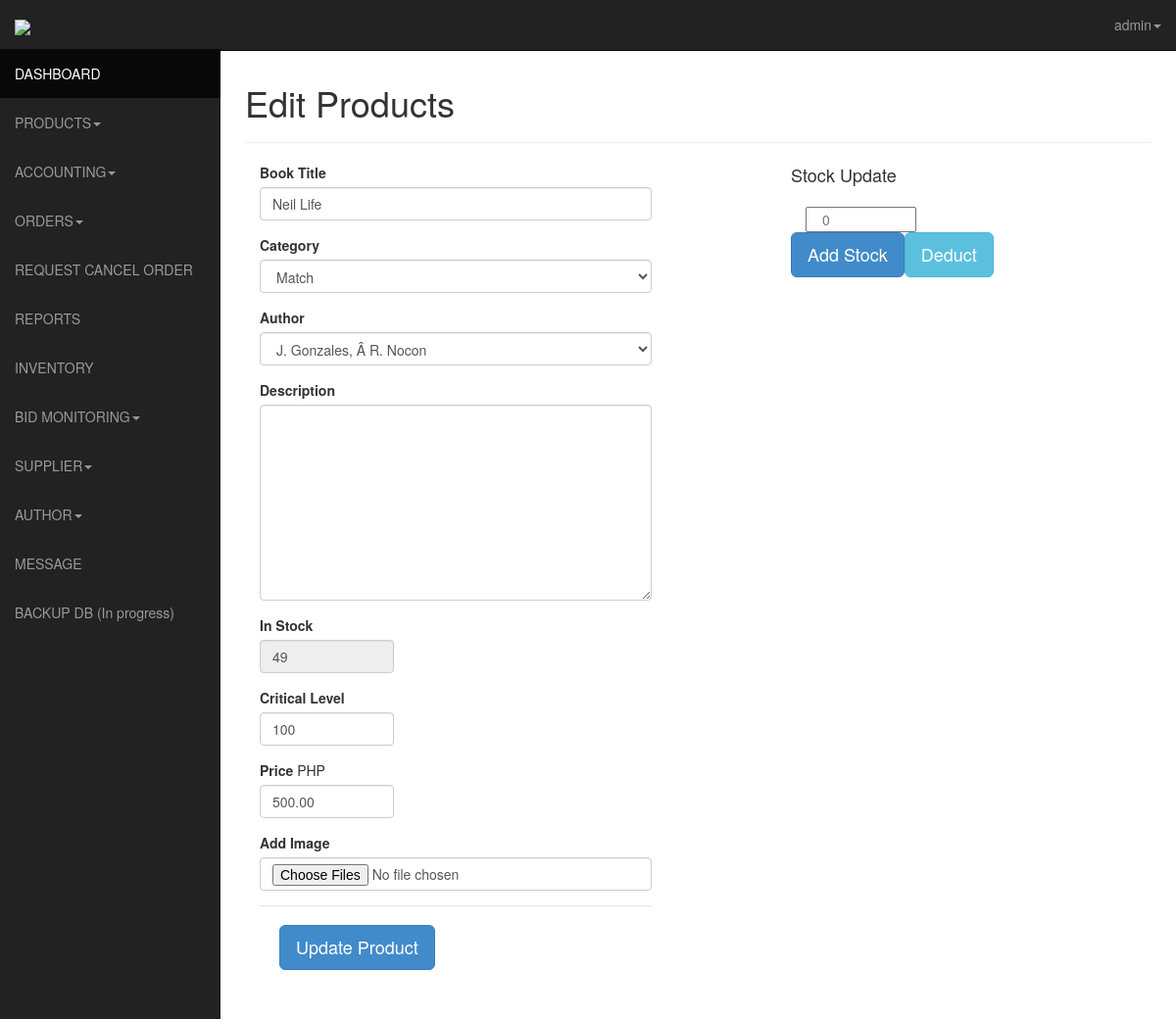
The app's page /admin/edit.php?id=1 (signed in) with its own data.
### tables this page shows
CREATE TABLE IF NOT EXISTS `products` (
  `id` int(11) NOT NULL AUTO_INCREMENT,
  `author_id` int(11) NOT NULL,
  `product_name` varchar(255) NOT NULL,
  `price` varchar(16) NOT NULL,
  `details` text NOT NULL,
  `stock` int(11) NOT NULL,
  `category` varchar(16) NOT NULL,
  `sub_category` varchar(50) NOT NULL,
  `status` varchar(50) NOT NULL,
  `timestamp` varchar(10) NOT NULL,
  `date_added` timestamp NOT NULL DEFAULT CURRENT_TIMESTAMP,
  `ext` varchar(4) NOT NULL,
  PRIMARY KEY (`id`)
);

CREATE TABLE IF NOT EXISTS `critical_level` (
  `id` int(11) NOT NULL AUTO_INCREMENT,
  `product_id` int(11) NOT NULL,
  `crit_level` int(11) NOT NULL,
  `type` varchar(10) DEFAULT NULL,
  `created_date` timestamp NOT NULL DEFAULT CURRENT_TIMESTAMP,
  PRIMARY KEY (`id`)
);

### admin/include/edit.php (the view, shortened to what this page needs)
<?php
$stock1="";
if (isset($_GET['id'])) {
	$targetID = $_GET['id'];
    $sql = mysql_query("SELECT * FROM products WHERE id='$targetID' LIMIT 1");
    $productCount = mysql_num_rows($sql);
    if ($productCount > 0) {
	    while($row = mysql_fetch_array($sql)){
			$prod_title = $row["product_name"];
			 $price = $row["price"];
			 $price = $row["price"];
			  $prod_desc  = $row["details"];
			    $stock1 = $row["stock"];
        }
    } else {
	    echo "<div id='error'>Invalid Id</div>";
    }
    $targetID = $_GET['id'];
    $sql = mysql_query("SELECT * FROM critical_level WHERE product_id='$targetID' LIMIT 1");
    $productCount = mysql_num_rows($sql);
    if ($productCount > 0) {
	    while($row = mysql_fetch_array($sql)){
			$critlevel1 = $row['crit_level'];
        }
    }
}
?>
  <fieldset>
      <form id="imageform" method="post" enctype="multipart/form-data" action='' style="clear:both">
   <div class="form-group col-lg-12">
      <label for="exampleInputPassword">Book Title</label>
      <input type="text" class="form-control" name="prod_title" id="prod_title" placeholder="Product name" value="<?php echo $prod_title?>">
    </div>
   <div class="form-group col-lg-12">
      <label for="exampleInputPassword">Category</label>
    	 <select class="form-control" name="category1" id="slct1">
         	<?php
                                        $cat_query = mysql_query("SELECT * FROM category");
                                        while($row = mysql_fetch_array($cat_query))
                                        {
                                            $cat_name = $row['cat_name'];
                                            $cat_id = $row['cat_id'];
                                            echo '<option value="'.$cat_id.'">'.$cat_name.'</option>';
                                        }
               ?>
          </select>
    </div>
 <div class="form-group col-lg-12">
  <label for="exampleInputPassword">Author</label>
      <select  class="form-control" name="brandname" id="slct2">
         	<?php
                                        $cat_query = mysql_query("SELECT * FROM brand ");
                                        while($row = mysql_fetch_array($cat_query))
                                        {
                      						$brand = $row['brand'];
                                            echo '<option value="'.$brand.'">'.$brand.'</option>';
                                        }
               ?>
          </select>
    </div>
   <div class="form-group col-lg-12">
      <label for="exampleInputPassword">Description</label>
   <textarea name="tinyeditor" class="form-control" style="width: 400px; height: 200px" ><?php echo $prod_desc?></textarea>
    </div>
    <div class="row col-lg-12">
    <div class="form-group col-lg-5">
      <label for="exampleInputPassword">In Stock</label>
     <input type="number" class="form-control" readonly="readonly" name="price" id="price" placeholder="Price" value="<?php echo $stock1?>">
    </div>
     </div>
     <div class="row col-lg-12">
     	<div class="form-group col-lg-5">
      <label for="exampleInputPassword">Critical Level</label>
     <input type="text" class="form-control" name="critlevel" id="price" placeholder="Price" value="<?php echo $critlevel1?>">
    </div>
     </div>
   <div class="row col-lg-12">
   <div class="form-group col-lg-5">
      <label for="exampleInputPassword">Price</label>
     PHP <input type="text" class="form-control" name="price" id="price" placeholder="Price" value="<?php echo number_format($price, 2, '.', ',');?>">
    </div>
  </div>
     <div class="form-group col-lg-12">
     <label for="exampleInputFile">Add Image</label>
<div id='imageloadbutton'>
<input type="file" name="edit" class="form-control" required="required" id="photoimg" multiple />
</div>
  <div class="modal-footer">
         <input type="submit" name="submit" class="btn btn-primary btn-lg pull-left" value="Update Product">
        </div>
</div>
</form>
  </fieldset>

### admin/template/top.php (shortened to what this page needs)
<ul class="nav navbar-nav navbar-right navbar-user">
           <li class="dropdown user-dropdown">
             <a href="#" class="dropdown-toggle" data-toggle="dropdown"><i class="fa fa-user"></i><?php echo $username?><b class="caret"></b></a>
           </li>
         </ul>
       </div>

### admin/css/sb-admin.css (style rules this page uses)
body { margin-top: 50px; }

### records on screen
products: prod_title "Neil Life", price "49", price "500.00"
critical_level: critlevel "100"

### other values on screen
$username "admin"
form field category1 "Match"
form field brandname "J. Gonzales, Â R. Nocon"
